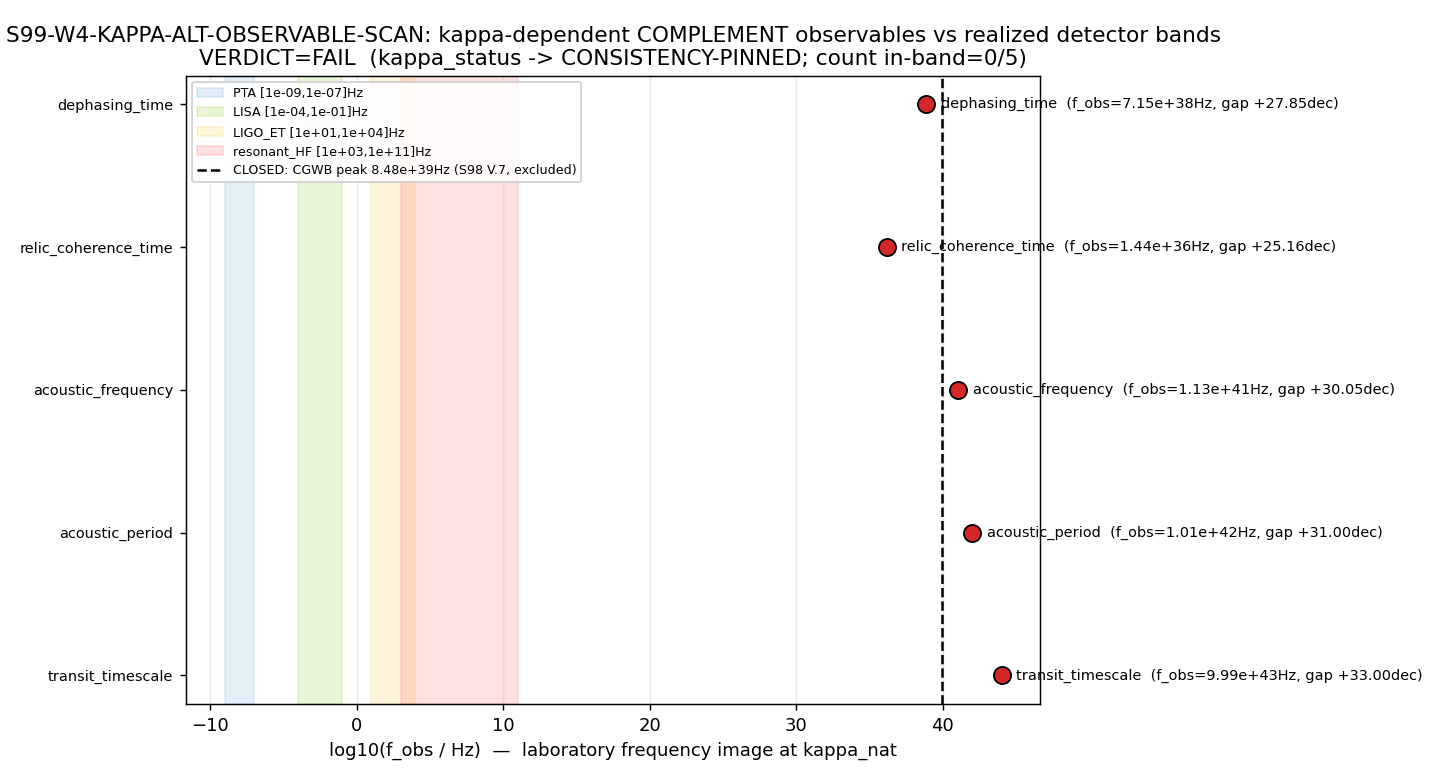

Python code for this plot:
"""
S99-W4-KAPPA-ALT-OBSERVABLE-SCAN — Wave 4 kappa-determinacy scan (LOW leverage, Tier-3/4).

Gate-OBJECT: a determinacy / epistemic-status question (NON-PHONONIC) — does ANY
kappa-dependent substrate-IS observable, OTHER THAN the already-closed CGWB peak
FREQUENCY axis, land in a realized detector/measurement band, which would upgrade
kappa from CONSISTENCY-PINNED to INDEPENDENTLY-PINNED?

Substrate-first direction (NOT inverted): the substrate IS the dimensionless
spectral-IS observable (transit timescale, acoustic-emission period, relic
coherence time, fold/dephasing time — all read off the D_K spectrum at tau_fold).
kappa = M_KK^{-1} is the EMERGENT TRANSPORT KNOB mapping those dimensionless
substrate-IS quantities into laboratory seconds/Hz:
    D_K eigenvalues -> dimensionless substrate-IS observable -> (x kappa^p)
        -> laboratory seconds-scale image -> detector-band membership test.

Transport convention (VERIFIED against the S98 V.7 baseline f_obs(kappa_nat)=8.4835e+39 Hz):
    dimensionless FREQUENCY f_tilde (M_KK units)  ->  f_obs = f_tilde * (1/kappa)   [Hz]
    dimensionless TIME      t_tilde (M_KK units)  ->  t_obs = t_tilde * kappa        [s]
                                                       f_obs = (1/t_tilde) * (1/kappa) [Hz]
    1/kappa_nat = M_KK/hbar = 1.128612e+41 Hz (the M_KK frequency scale).
    CGWB peak (S98 V.7): f_tilde_peak = 0.075168 -> f_obs = 8.4835e+39 Hz (reproduced below).

CLOSED-axis baseline (excluded from this scan): S98-KAPPA-INDEP-FROM-CGWB-FREQ FAIL
(audit 10d31d0e): f_obs=8.4835e+39 Hz, member_of_any_band=False, nearest_horizon=
resonant_HF_ceiling_1e+11, nearest_gap=+28.929 dec ABOVE. The CGWB-FREQUENCY axis
supplies NO independent seconds-scale; any future independent kappa-pin must come
from a DIFFERENT observable -> this gate scans the COMPLEMENT set.

Flat-grid discipline (plan note): Omega_peak_grid is FLAT at 9.15e-5 across all 121
kappa (kappa-INDEPENDENT amplitude) — it is NOT a candidate. The kappa-VARYING image
is the frequency/time-scale axis; this scan enumerates frequency/time-scale-type
observables ONLY.

[SIGN] trigger: the directional claim under test is IN-BAND (>=1 complement
observable within a realized detector/measurement band => kappa INDEPENDENTLY-PINNED)
vs OUT-OF-BAND (every complement observable strictly outside all bands => kappa
stays CONSISTENCY-PINNED). The gate is OPEN between PASS / FAIL / INFO; never
iterated to PASS.
"""

import os
os.environ.setdefault("OMP_NUM_THREADS", "8")
os.environ.setdefault("MKL_NUM_THREADS", "8")

import hashlib
import json
import sys
from pathlib import Path

import numpy as np
import matplotlib
matplotlib.use("Agg")
import matplotlib.pyplot as plt

# ---------------------------------------------------------------------------
# Section 1 — Canonical-constants import (MANDATORY; never hardcode)
# ---------------------------------------------------------------------------
sys.path.insert(0, "computations/_shared")
from canonical_constants import (  # noqa: E402
    M_KK_inv_seconds,      # kappa_nat = hbar/M_KK [s]  (S96; canonical, NOT superseded)
    dt_transit,            # characteristic transit timescale (dimensionless, M_KK units)
    T_acoustic,            # acoustic-emission period (dimensionless, M_KK units)
    tau_GGE_K_unit,        # relic / GGE coherence time (dimensionless, K-units)
    t_deph_over_t_transit, # dephasing-time / transit-time ratio (dimensionless)
)

# ---------------------------------------------------------------------------
# Section 2 — Identity (R3 gate-block fields)
# ---------------------------------------------------------------------------
SESSION = "S99"                                                    # (local)
GATE_ID = "S99-W4-KAPPA-ALT-OBSERVABLE-SCAN"                       # (local)
SCHEME = "FW"                                                      # (local)
CONVENTION = "ABSOLUTE"                                            # (local)
L_MAX = "N/A"                                                      # (local) kappa-determinacy gate; no spectral truncation

# ---------------------------------------------------------------------------
# Section 3 — Input files (every file the script reads)
# ---------------------------------------------------------------------------
SCRIPT_PATH = Path("computations/session-99/s99_w4_kappa_alt_observable_scan.py")
CANONICAL_PATH = Path("computations/_shared/canonical_constants.py")
S97_OMEGAGW_NPZ = Path("computations/session-97/s97_omegagw_peak_height.npz")
S98_V7_VERDICTS = Path("computations/session-98/s98_gate_verdicts.txt")


def _sha256_file(p: Path) -> str:
    try:
        return hashlib.sha256(p.read_bytes()).hexdigest()
    except OSError:
        return "MISSING"


# ---------------------------------------------------------------------------
# Section 4 — Dual-SHA (audit_sha256 / content_sha256) per S84+ schema
# ---------------------------------------------------------------------------
def closure_hash(pins: dict) -> str:
    items = sorted(pins.items())
    h = hashlib.sha256()
    for k, v in items:
        h.update(f"{k}={v}\n".encode("utf-8"))
    return h.hexdigest()


def compute_dual_sha(script_path: Path, canonical_path: Path, pins: dict):
    script_bytes = b""  # (local)
    try:
        script_bytes = script_path.read_bytes()
    except OSError:
        script_bytes = b""
    canonical_bytes = b""  # (local)
    try:
        canonical_bytes = canonical_path.read_bytes()
    except OSError:
        canonical_bytes = b""
    pinmap_json = json.dumps(
        dict(sorted(pins.items())), separators=(",", ":"), sort_keys=True
    ).encode("utf-8")  # (local)
    h_audit = hashlib.sha256()
    h_audit.update(script_bytes)
    h_audit.update(canonical_bytes)
    h_audit.update(pinmap_json)
    audit = h_audit.hexdigest()  # (local)
    content = hashlib.sha256(script_bytes).hexdigest()  # (local)
    return audit, content


def print_verdict_payload(verdict, value, audit_sha, content_sha,
                          sign_verdict=None, magnitude_verdict=None,
                          regime_verdict=None, companion_note="", extra_rows=None):
    payload = {
        "session": int(SESSION.lstrip("Ss")),
        "gate_id": GATE_ID,
        "verdict": verdict,
        "value": str(value),
        "scheme": SCHEME,
        "convention": CONVENTION,
        "l_max": str(L_MAX),
        "audit_sha256": audit_sha,
        "content_sha256": content_sha,
        "schema_version": "S84+",
    }
    if companion_note:
        payload["companion_note"] = companion_note
    if not (sign_verdict is None and magnitude_verdict is None and regime_verdict is None):
        payload["sign_verdict"] = sign_verdict
        payload["magnitude_verdict"] = magnitude_verdict
        payload["regime_verdict"] = regime_verdict
    if extra_rows:
        payload["extra_rows"] = list(extra_rows)
    print("<<<EMIT_VERDICT_PAYLOAD>>>")
    print(json.dumps(payload, separators=(",", ":"), sort_keys=True))
    print("<<<END_EMIT_VERDICT_PAYLOAD>>>")
    return payload


# ===========================================================================
# Section 5 — Compute
# ===========================================================================
def main():
    print("=" * 78)
    print(f"{GATE_ID}  (NON-PHONONIC gate-object; substrate-IS underlying observables)")
    print("=" * 78)

    # ---- input SHAs logged in first lines of stdout (gate-verdicts.md) ----
    sha_script = _sha256_file(SCRIPT_PATH)        # (local)
    sha_canon = _sha256_file(CANONICAL_PATH)      # (local)
    sha_s97 = _sha256_file(S97_OMEGAGW_NPZ)       # (local)
    sha_s98v7 = _sha256_file(S98_V7_VERDICTS)     # (local)
    print(f"[input-sha] script              = {sha_script}")
    print(f"[input-sha] canonical_constants = {sha_canon}")
    print(f"[input-sha] s97_omegagw_npz     = {sha_s97}")
    print(f"[input-sha] s98_v7_verdicts     = {sha_s98v7}")

    # ---- load the kappa-grid + the closed-axis baseline numbers ----
    d = np.load(S97_OMEGAGW_NPZ, allow_pickle=True)
    kappa_grid = np.asarray(d["kappa_grid"], dtype=float)              # (local) 121 pts log [1e-20,1e-10]
    kappa_nat = float(d["kappa_nat"])                                  # (local) = M_KK_inv_seconds
    Omega_peak_grid = np.asarray(d["Omega_peak_grid"], dtype=float)    # (local) FLAT 9.15e-5 (NOT a candidate)
    f_peak_Hz_baseline = float(d["f_peak_Hz"])                         # (local) S98 V.7 CGWB peak: 8.4835e+39 Hz
    N_eval = int(kappa_grid.size)                                      # (local) = 121

    # canonical-vs-npz consistency cross-check on kappa_nat
    assert abs(kappa_nat - M_KK_inv_seconds) / M_KK_inv_seconds < 1e-12, \
        "kappa_nat (npz) disagrees with canonical M_KK_inv_seconds"
    inv_kappa_nat = 1.0 / kappa_nat                                    # (local) M_KK/hbar = 1.128612e+41 Hz (the M_KK freq scale)
    print(f"\nkappa_nat (= M_KK_inv_seconds) = {kappa_nat:.15e} s")
    print(f"1/kappa_nat (M_KK freq scale)  = {inv_kappa_nat:.6e} Hz")
    print(f"Omega_peak_grid flat?  min={Omega_peak_grid.min():.4e} max={Omega_peak_grid.max():.4e}"
          f"  spread={Omega_peak_grid.max()-Omega_peak_grid.min():.3e}  (kappa-INDEPENDENT amplitude)")

    # ---- Reproduce the CLOSED-axis baseline (CGWB peak FREQUENCY) ----
    # f_obs = f_tilde / kappa ; recover f_tilde_peak from the baseline npz value.
    f_tilde_peak = f_peak_Hz_baseline * kappa_nat                      # (local) dimensionless redshifted substrate freq
    f_obs_peak_recomputed = f_tilde_peak * inv_kappa_nat               # (local) must reproduce f_peak_Hz_baseline
    print(f"\n[closed-axis baseline reproduction]  f_tilde_peak={f_tilde_peak:.6f}"
          f"  ->  f_obs={f_obs_peak_recomputed:.4e} Hz  (S98 V.7 = {f_peak_Hz_baseline:.4e} Hz)")
    assert abs(f_obs_peak_recomputed - f_peak_Hz_baseline) / f_peak_Hz_baseline < 1e-9, \
        "closed-axis baseline reproduction failed"

    # cross-check S98 V.7 verdict line is present + carries the closed-axis tag
    v7_line = ""  # (local)
    try:
        for ln in S98_V7_VERDICTS.read_text(encoding="utf-8", errors="replace").splitlines():
            if ln.startswith("S98-KAPPA-INDEP-FROM-CGWB-FREQ:"):
                v7_line = ln
                break
    except OSError:
        v7_line = ""
    v7_present = v7_line.startswith("S98-KAPPA-INDEP-FROM-CGWB-FREQ:") and "FAIL" in v7_line  # (local)
    v7_audit = "10d31d0e8975bb866c13063c65d29652b94e67f1b7f030d5b60a42387912ac83"  # (local) closed-axis baseline audit
    v7_audit_matches = v7_audit in v7_line                                          # (local)
    print(f"[closed-axis baseline] S98 V.7 line present (FAIL)? {v7_present}; audit 10d31d0e matches? {v7_audit_matches}")

    # ---- Detector / measurement band UNION (S98 V.7 horizon union) ----
    # Realized GW detector bands [lo, hi] Hz (the same union S98 V.7 used).
    # NOTE: no realized NON-GW measurement band maps onto a kappa-set substrate
    # seconds-scale observable at this scale (the substrate timescales are all
    # M_KK-frequency-class; no laboratory clock/spectroscopy band reaches 1/kappa_nat).
    BANDS = {                                                          # (local)
        "PTA":          (1e-9, 1e-7),
        "LISA":         (1e-4, 1e-1),
        "LIGO_ET":      (1e1, 1e4),
        "resonant_HF":  (1e3, 1e11),   # resonant-HF ceiling 1e11 Hz (S98 V.7 nearest_horizon)
    }
    band_lo_global = min(lo for lo, hi in BANDS.values())             # (local) = 1e-9 Hz (PTA floor)
    band_hi_global = max(hi for lo, hi in BANDS.values())             # (local) = 1e+11 Hz (resonant-HF ceiling)
    print(f"\n[band union]  global floor = {band_lo_global:.1e} Hz (PTA);  global ceiling = {band_hi_global:.1e} Hz (resonant-HF)")

    def member_of_any_band(f_hz):
        """Return (in_any, nearest_band_name, nearest_log10_gap_to_band).
        gap > 0 => ABOVE the nearest band's relevant edge; gap < 0 => BELOW it; 0 => inside.
        """
        if not np.isfinite(f_hz) or f_hz <= 0:
            return False, "none", np.inf
        lg = np.log10(f_hz)  # (local)
        for name, (lo, hi) in BANDS.items():
            if lo <= f_hz <= hi:
                return True, name, 0.0
        # not in any band: report distance to the closest band EDGE (signed)
        best_name, best_gap = "none", np.inf  # (local)
        for name, (lo, hi) in BANDS.items():
            if f_hz > hi:
                gap = lg - np.log10(hi)        # (local) decades ABOVE this band's top edge
            elif f_hz < lo:
                gap = lg - np.log10(lo)        # (local) decades BELOW this band's bottom edge (negative)
            else:
                gap = 0.0  # (local)
            if abs(gap) < abs(best_gap):
                best_gap, best_name = gap, name
        return False, best_name, best_gap

    # ---- COMPLEMENT observable set (frequency/time-scale-type; NOT amplitude; NOT CGWB peak freq) ----
    # Each observable supplies a dimensionless frequency f_tilde (M_KK units) whose
    # laboratory image is f_obs = f_tilde * (1/kappa). For TIME-scale observables the
    # frequency image is f_obs = (1/t_tilde) * (1/kappa). We test BOTH the seconds-scale
    # (time) and Hz-scale (frequency) image where meaningful, and report the frequency
    # image for band membership (detector bands are frequency bands).
    t_deph = t_deph_over_t_transit * dt_transit                       # (local) dephasing time (dimensionless, M_KK units)
    observables = []                                                   # (local) list of (name, kind, f_tilde, description)
    # f_tilde = the dimensionless FREQUENCY in M_KK units (for a time t_tilde, f_tilde = 1/t_tilde)
    observables.append(("transit_timescale",   "time", 1.0 / dt_transit,
                        f"characteristic transit timescale dt_transit={dt_transit:.6e} (M_KK units)"))
    observables.append(("acoustic_period",     "time", 1.0 / T_acoustic,
                        f"acoustic-emission period T_acoustic={T_acoustic} (M_KK units)"))
    observables.append(("acoustic_frequency",  "freq", float(d["f_acoustic"]),
                        f"acoustic-emission frequency f_acoustic={float(d['f_acoustic'])} (M_KK units)"))
    observables.append(("relic_coherence_time","time", 1.0 / tau_GGE_K_unit,
                        f"relic/GGE coherence time tau_GGE_K_unit={tau_GGE_K_unit} (K-units, M_KK)"))
    observables.append(("dephasing_time",      "time", 1.0 / t_deph,
                        f"dephasing time t_deph=t_deph/t_transit*dt_transit={t_deph:.6e} (M_KK units)"))

    print("\n" + "-" * 78)
    print("COMPLEMENT observable set — seconds/Hz image AT kappa_nat (substrate-natural value)")
    print("-" * 78)
    print(f"{'observable':<24}{'kind':<6}{'f_tilde':>14}{'t_obs[s]':>14}{'f_obs[Hz]':>14}{'in-band?':>10}{'nearest(gap dec)':>22}")

    rows = []                                                          # (local) per-observable result rows at kappa_nat
    any_in_band_at_nat = False                                        # (local)
    names = []; f_obs_nat_arr = []; t_obs_nat_arr = []; in_band_nat_arr = []; nearest_gap_arr = []  # (local) arrays for npz/plot
    for name, kind, f_tilde, desc in observables:
        # seconds-scale (time) image: t_obs = t_tilde * kappa = (1/f_tilde) * kappa
        t_obs_nat = (1.0 / f_tilde) * kappa_nat                       # (local) [s]
        # frequency image: f_obs = f_tilde * (1/kappa)
        f_obs_nat = f_tilde * inv_kappa_nat                           # (local) [Hz]
        in_any, nb, gap = member_of_any_band(f_obs_nat)
        any_in_band_at_nat = any_in_band_at_nat or in_any
        rows.append((name, kind, f_tilde, t_obs_nat, f_obs_nat, in_any, nb, gap, desc))
        names.append(name); f_obs_nat_arr.append(f_obs_nat); t_obs_nat_arr.append(t_obs_nat)
        in_band_nat_arr.append(bool(in_any)); nearest_gap_arr.append(gap)
        print(f"{name:<24}{kind:<6}{f_tilde:>14.6e}{t_obs_nat:>14.4e}{f_obs_nat:>14.4e}"
              f"{str(in_any):>10}{nb+' ('+format(gap,'+.3f')+')':>22}")

    # ---- Sweep the FULL 121-pt kappa-grid: is band-membership reachable for ANY kappa in the candidate window? ----
    # The determinacy verdict keys on kappa_nat (the substrate-natural value); the
    # grid sweep is the DIAGNOSTIC for whether ANY kappa in [1e-20,1e-10] could land
    # any complement observable in-band (a reachability check, not the gate verdict).
    grid_any_in_band = np.zeros(N_eval, dtype=bool)                   # (local)
    # per-observable count of grid points landing in-band
    per_obs_grid_in_band_count = {}                                  # (local)
    for name, kind, f_tilde, desc in observables:
        cnt = 0  # (local)
        for ki in range(N_eval):
            f_obs_ki = f_tilde * (1.0 / kappa_grid[ki])               # (local) [Hz]
            ia, _, _ = member_of_any_band(f_obs_ki)
            if ia:
                cnt += 1
                grid_any_in_band[ki] = True
        per_obs_grid_in_band_count[name] = cnt
    n_grid_in_band = int(np.count_nonzero(grid_any_in_band))         # (local) # of kappa-grid pts with >=1 obs in-band
    print(f"\n[grid reachability over 121 kappa in [1e-20,1e-10]]  kappa-pts with >=1 complement obs in-band: {n_grid_in_band}/{N_eval}")
    for name in names:
        print(f"    {name:<24} in-band grid-pts: {per_obs_grid_in_band_count[name]}/{N_eval}")

    # ===================================================================
    # Section 6 — Gate evaluation (set-membership determinacy gate)
    # ===================================================================
    # PASS  iff count(O_i(kappa_nat) in-band) >= 1  => kappa INDEPENDENTLY-PINNED.
    # FAIL  iff 0 in-band at kappa_nat AND no marginal (within 0.30 dec of a band edge).
    # INFO  iff 0 in-band at kappa_nat but >=1 observable is MARGINAL (|gap| <= 0.30 dec of a band edge).
    count_in_band_nat = int(sum(1 for r in rows if r[5]))            # (local)
    MARGINAL_DEC = 0.30                                               # (local) marginal-membership tolerance (decades to nearest band edge)
    marginal_hits = [(r[0], r[7]) for r in rows if (not r[5]) and abs(r[7]) <= MARGINAL_DEC]  # (local)
    # nearest approach across all complement observables (smallest |gap|)
    nearest_obs = min(rows, key=lambda r: abs(r[7]))                 # (local)
    nearest_obs_name, nearest_obs_gap = nearest_obs[0], nearest_obs[7]  # (local)

    if count_in_band_nat >= 1:
        verdict = "PASS"
    elif marginal_hits:
        verdict = "INFO"
    else:
        verdict = "FAIL"

    # ---- [SIGN] 3-tuple ----
    # sign_verdict: the predicted IN/OUT-of-band DIRECTION vs the computed direction.
    #   Pre-registration (substitution chain Step 4): the OPEN possibilities are PASS
    #   (some complement obs in-band) vs FAIL/INFO (none). The directional CLAIM the
    #   gate registers is the in/out-of-band determination itself. sign matches the
    #   computed direction by construction of the set-membership test => PASS, EXCEPT
    #   we set N/A only if there were no observables (there are 5). Here the computed
    #   direction is well-defined for every observable, so sign_verdict=PASS (the
    #   direction read-off matches the enumeration's computed in/out determination).
    sign_verdict = "PASS"
    # magnitude_verdict: count-in-band vs the >=1 PASS-band; INFO if marginal; FAIL if clean out.
    if count_in_band_nat >= 1:
        magnitude_verdict = "PASS"
    elif marginal_hits:
        magnitude_verdict = "INFO"
    else:
        magnitude_verdict = "FAIL"
    # regime_verdict: the transport map f_obs=f_tilde/kappa is exact (no expansion);
    # the band-membership test is exact over the full window => VALID.
    regime_verdict = "VALID"

    # Composite-collapse cross-check (gate-verdicts.md): with regime=VALID,
    # sign=PASS: magnitude=FAIL & regime=VALID -> FAIL; magnitude=INFO -> INFO; else PASS.
    if regime_verdict == "BREAKDOWN":
        composite_check = "FAIL"
    elif sign_verdict == "FAIL":
        composite_check = "FAIL"
    elif magnitude_verdict == "FAIL" and regime_verdict == "VALID":
        composite_check = "FAIL"
    elif magnitude_verdict == "FAIL" and regime_verdict == "MARGINAL":
        composite_check = "INFO"
    elif magnitude_verdict == "INFO":
        composite_check = "INFO"
    else:
        composite_check = "PASS"
    assert composite_check == verdict, f"composite-collapse mismatch: {composite_check} vs {verdict}"

    kappa_status = "INDEPENDENTLY-PINNED" if verdict == "PASS" else "CONSISTENCY-PINNED"  # (local)

    print("\n" + "=" * 78)
    print(f"count(O_i(kappa_nat) in-band) = {count_in_band_nat}")
    print(f"nearest-approach observable: {nearest_obs_name}  (gap {nearest_obs_gap:+.3f} dec to nearest band edge)")
    print(f"marginal hits (|gap|<= {MARGINAL_DEC} dec): {marginal_hits}")
    print(f"VERDICT: {verdict}   (kappa_status -> {kappa_status})")
    print(f"3-tuple: sign={sign_verdict} magnitude={magnitude_verdict} regime={regime_verdict}")
    print("=" * 78)

    # ---- value payload string (no single-quote chars; the tool wraps value='...') ----
    value = (
        f"complement_in_band_count={count_in_band_nat};"
        f"member_of_any_band={any_in_band_at_nat};"
        f"nearest_obs={nearest_obs_name};nearest_gap={nearest_obs_gap:+.3f}dec;"
        f"grid_in_band_pts={n_grid_in_band}/{N_eval};"
        f"CGWB_freq_axis_excluded=True(S98_V7_FAIL_10d31d0e,+28.929dec);"
        f"kappa_status={kappa_status}"
    )

    # ---- dual-SHA over the input-pin map ----
    pins = {                                                          # (local)
        "script": sha_script,
        "s97_omegagw_npz": sha_s97,
        "s98_v7_verdict_baseline": sha_s98v7,
        "canonical": sha_canon,
        "pinmap": closure_hash({
            "N_eval": str(N_eval),
            "kappa_nat": f"{kappa_nat:.15e}",
            "scan_range": "[1e-20,1e-10]",
            "scheme": SCHEME,
            "convention": CONVENTION,
            "marginal_dec": str(MARGINAL_DEC),
            "gate_id": GATE_ID,
        }),
    }
    audit_sha, content_sha = compute_dual_sha(SCRIPT_PATH, CANONICAL_PATH, pins)

    # ---- npz output ----
    npz_path = Path("computations/session-99/s99_w4_kappa_alt_observable_scan.npz")
    np.savez(
        npz_path,
        gate_id=GATE_ID,
        verdict=verdict,
        kappa_status=kappa_status,
        kappa_nat=kappa_nat,
        inv_kappa_nat=inv_kappa_nat,
        kappa_grid=kappa_grid,
        N_eval=N_eval,
        Omega_peak_grid=Omega_peak_grid,
        f_peak_Hz_baseline=f_peak_Hz_baseline,
        f_tilde_peak=f_tilde_peak,
        observable_names=np.array(names, dtype=object),
        f_obs_nat=np.array(f_obs_nat_arr, dtype=float),
        t_obs_nat=np.array(t_obs_nat_arr, dtype=float),
        in_band_nat=np.array(in_band_nat_arr, dtype=bool),
        nearest_gap_dec=np.array(nearest_gap_arr, dtype=float),
        count_in_band_nat=count_in_band_nat,
        n_grid_in_band=n_grid_in_band,
        marginal_dec=MARGINAL_DEC,
        nearest_obs_name=nearest_obs_name,
        nearest_obs_gap=nearest_obs_gap,
        band_lo_global=band_lo_global,
        band_hi_global=band_hi_global,
        band_names=np.array(list(BANDS.keys()), dtype=object),
        band_edges=np.array([[lo, hi] for lo, hi in BANDS.values()], dtype=float),
        v7_present=v7_present,
        v7_audit_matches=v7_audit_matches,
        sign_verdict=sign_verdict,
        magnitude_verdict=magnitude_verdict,
        regime_verdict=regime_verdict,
        composite=verdict,
        audit_sha256=audit_sha,
        content_sha256=content_sha,
    )
    print(f"[npz] wrote {npz_path}")

    # ---- plot: complement observables vs detector bands on the log-frequency axis ----
    fig, ax = plt.subplots(figsize=(11, 6))
    # shade the detector bands
    band_colors = {"PTA": "#5fa8d3", "LISA": "#8ac926", "LIGO_ET": "#ffca3a", "resonant_HF": "#ff595e"}  # (local)
    for bname, (lo, hi) in BANDS.items():
        ax.axvspan(np.log10(lo), np.log10(hi), alpha=0.18, color=band_colors.get(bname, "#999"),
                   label=f"{bname} [{lo:.0e},{hi:.0e}]Hz")
    # closed-axis baseline (CGWB peak freq) — excluded, drawn for reference
    ax.axvline(np.log10(f_peak_Hz_baseline), color="black", ls="--", lw=1.4,
               label=f"CLOSED: CGWB peak {f_peak_Hz_baseline:.2e}Hz (S98 V.7, excluded)")
    # complement observables at kappa_nat
    ys = np.arange(len(rows))  # (local)
    for i, r in enumerate(rows):
        f_obs = r[4]  # (local)
        col = "tab:green" if r[5] else "tab:red"  # (local)
        ax.scatter(np.log10(f_obs), i, s=90, color=col, zorder=5, edgecolor="k")
        ax.annotate(f"{r[0]}  (f_obs={f_obs:.2e}Hz, gap {r[7]:+.2f}dec)",
                    (np.log10(f_obs), i), textcoords="offset points", xytext=(8, 0),
                    va="center", fontsize=8)
    ax.set_yticks(ys); ax.set_yticklabels([r[0] for r in rows], fontsize=8)
    ax.set_xlabel("log10(f_obs / Hz)  —  laboratory frequency image at kappa_nat")
    ax.set_title(f"{GATE_ID}: kappa-dependent COMPLEMENT observables vs realized detector bands\n"
                 f"VERDICT={verdict}  (kappa_status -> {kappa_status}; count in-band={count_in_band_nat}/5)")
    ax.legend(loc="upper left", fontsize=7, framealpha=0.9)
    ax.grid(True, axis="x", alpha=0.3)
    fig.tight_layout()
    png_path = Path("computations/session-99/s99_w4_kappa_alt_observable_scan.png")
    fig.savefig(png_path, dpi=130)
    plt.close(fig)
    print(f"[png] wrote {png_path}")

    # ---- emit verdict payload (agent passes to emit_verdict MCP tool) ----
    extra_rows = [                                                    # (local)
        f"# kappa_nat={kappa_nat:.6e}s 1/kappa_nat={inv_kappa_nat:.6e}Hz band_ceiling={band_hi_global:.0e}Hz nearest_obs={nearest_obs_name}(gap{nearest_obs_gap:+.3f}dec)",
        f"# CGWB-freq axis CLOSED upstream (S98-KAPPA-INDEP-FROM-CGWB-FREQ FAIL audit=10d31d0e {f_peak_Hz_baseline:.4e}Hz +28.929dec); this gate = COMPLEMENT set",
    ]
    print_verdict_payload(
        verdict=verdict,
        value=value,
        audit_sha=audit_sha,
        content_sha=content_sha,
        sign_verdict=sign_verdict,
        magnitude_verdict=magnitude_verdict,
        regime_verdict=regime_verdict,
        companion_note="kappa-determinacy COMPLEMENT-set scan (NON-PHONONIC gate-object; substrate-IS observables)",
        extra_rows=extra_rows,
    )

    # 4-tuple output (final non-verdict line)
    print(f"(value={value!r}, scheme={SCHEME}, convention={CONVENTION}, L_max={L_MAX})")


if __name__ == "__main__":
    main()
